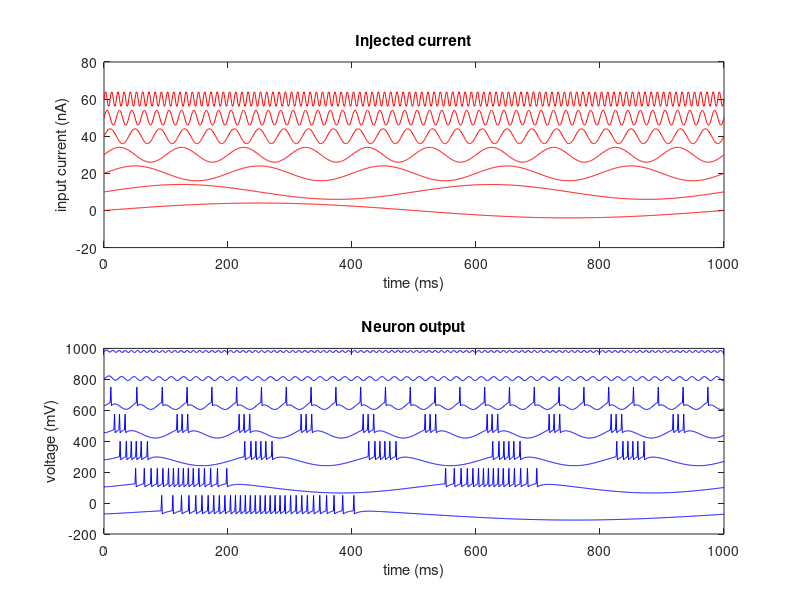

The MATLAB source for this figure:
%%% Base code for an INF neuron model.  Starting place for HW assignment in ECE/BME 6790.
%%% Questions: crozell@gatech.edu

%%% Initialize %%%

C = 1;   % membrane capacitance in nF
R = 10;  % total membrane resistance in MOhms
Vth = -50;  % spiking threshold in mV
Vsp = 50; % spike height in mV
El = -70;  %equilibrium potential in mV
Vre = El;  % reset potential in mV
spikes = [];
% all times are in ms
Ttot = 1;						% length of simulation
Tref = 2;                       % refractory time
DT = 0.001;                         % integration time step
t=(0:DT:Ttot)';                 % time vector
v = zeros(length(t),1);         % voltage trace
v(1) = El;
V = [];                         %Storing outputs
% example current injection stimulus with constant value of 3 nA over the whole simulation
% sampling rate is DT (in ms)
% Iin = 3*ones(1,length(t));
%Part (e)
amp = 4;        %4nA amplitude
freq = [1, 2, 5, 10, 25, 50, 100];       %Frequencies
I = [];
for f = freq
    I = [I, amp*sin(2*pi*f*t)];
end
%%% Simulate cell %%%
for col = 1:7
    Iin = I(:, col);
    spike = 0;
%     v = zeros(length(t),1);         % voltage trace
    for count=2:length(t)                
    
        if((v(count-1) == Vsp))                  % reset voltage if spike just occurred 
            v(count) = Vre;                      % after spike, cell will spend one sample at reset voltage before integration continues 
        else                                
            dvdt = ((El-v(count-1))/R + Iin(count))/C;    % otherwise, evaluate ode using first order Euler method
            v(count) = v(count-1) + dvdt*DT*1000;        
        end
    
        if(v(count) >= Vth)                    % check for threshold
            v(count) = Vsp;                    % if necessary, generate a spike
            spike = spike + 1;
        end
   
    end
    V = [V, v];
    spikes = [spikes, spike];
end

%%%Plot Config
V = V';
I = I';
for i = 2:7
    V(i,:) = V(i,:) + (i-1)*175;
    I(i,:) = I(i,:) + (i-1)*10;
end

%%% Plot results %%%
subplot(211);                     
plot(1000*t,I,'r-');
xlabel('time (ms)');
ylabel('input current (nA)');
title('Injected current');

subplot(212);
plot(t*1000,V,'b-');
xlabel('time (ms)');
ylabel('voltage (mV)');
title('Neuron output');

% figure(2);
% semilogx(freq', spikes');
% xlabel('Frequency (Hz)');
% ylabel('Spike Rate (Hz)');
% title ('Frequency vs Spike Rate');
